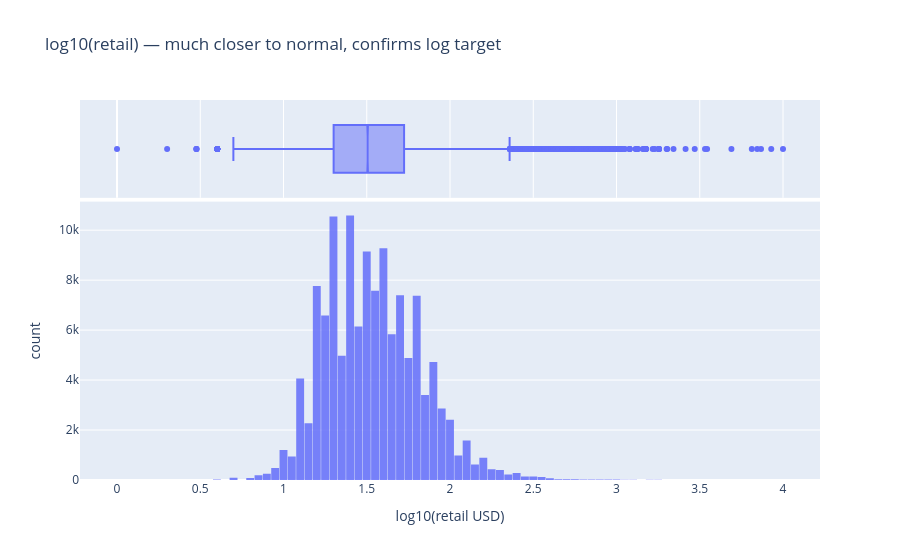

Notebook code cell kept with this figure:
### Code cell
log_retail = np.log10(retail[retail > 0])
fig = px.histogram(
    log_retail,
    nbins=80,
    title="log10(retail) — much closer to normal, confirms log target",
    labels={"value": "log10(retail USD)"},
    marginal="box",
    opacity=0.85,
)
fig.update_layout(bargap=0.05, showlegend=False)
fig.show()

### Figure 1 — Plotly figure (JSON) as saved in the notebook; plotly's stock layout.template omitted (floating-point values rounded to 4 significant figures; data arrays with more than 128 entries replaced by an {"elided": "..."} marker saying what was removed)
{"data": [{"bingroup": "x", "hovertemplate": "variable=retail<br>log10(retail USD)=%{x}<br>count=%{y}<extra></extra>", "legendgroup": "retail", "marker": {"color": "#636efa", "opacity": 0.85, "pattern": {"shape": ""}}, "name": "retail", "nbinsx": 80, "orientation": "v", "showlegend": true, "type": "histogram", "x": {"elided": "127160 float values"}, "xaxis": "x", "yaxis": "y"}, {"hovertemplate": "variable=retail<br>log10(retail USD)=%{x}<extra></extra>", "legendgroup": "retail", "marker": {"color": "#636efa"}, "name": "retail", "notched": true, "showlegend": false, "type": "box", "x": {"elided": "127160 float values"}, "xaxis": "x2", "yaxis": "y2"}], "layout": {"bargap": 0.05, "barmode": "relative", "legend": {"title": {"text": "variable"}, "tracegroupgap": 0}, "showlegend": false, "title": {"text": "log10(retail) — much closer to normal, confirms log target"}, "xaxis": {"anchor": "y", "domain": [0, 1], "title": {"text": "log10(retail USD)"}}, "xaxis2": {"anchor": "y2", "domain": [0, 1], "matches": "x", "showgrid": true, "showticklabels": false}, "yaxis": {"anchor": "x", "domain": [0, 0.7326], "title": {"text": "count"}}, "yaxis2": {"anchor": "x2", "domain": [0.7426, 1], "matches": "y2", "showgrid": false, "showline": false, "showticklabels": false, "ticks": ""}}}
